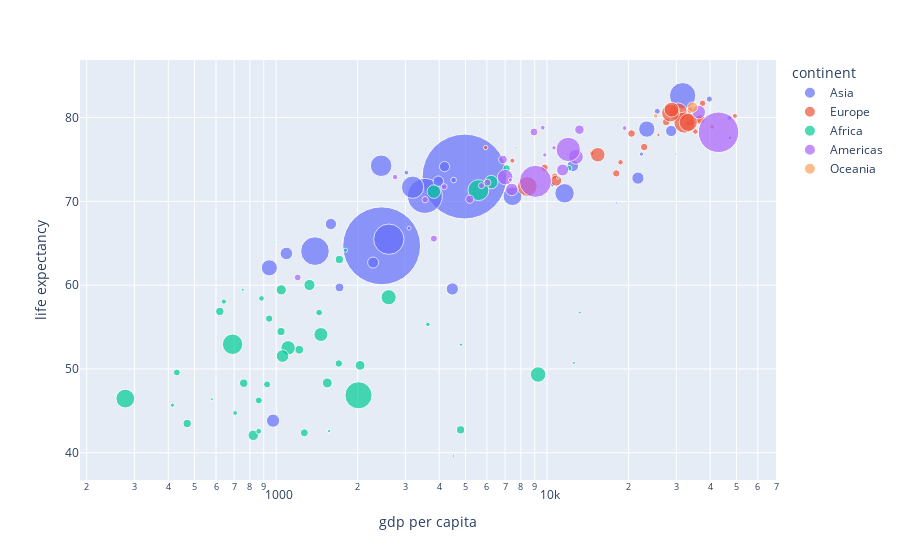

Notebook code cell kept with this figure:
### Code cell
fig

### Figure 1 — Plotly figure (JSON) as saved in the notebook; plotly's stock layout.template omitted (floating-point values rounded to 4 significant figures)
{"data": [{"hovertemplate": "<b>%{hovertext}</b><br><br>continent=Asia<br>gdp per capita=%{x}<br>life expectancy=%{y}<br>population=%{marker.size}<extra></extra>", "hovertext": ["Afghanistan", "Bahrain", "Bangladesh", "Cambodia", "China", "Hong Kong, China", "India", "Indonesia", "Iran", "Iraq", "Israel", "Japan", "Jordan", "Korea, Dem. Rep.", "Korea, Rep.", "Kuwait", "Lebanon", "Malaysia", "Mongolia", "Myanmar", "Nepal", "Oman", "Pakistan", "Philippines", "Saudi Arabia", "Singapore", "Sri Lanka", "Syria", "Taiwan", "Thailand", "Vietnam", "West Bank and Gaza", "Yemen, Rep."], "legendgroup": "Asia", "marker": {"color": "#636efa", "size": [31889923, 708573, 150448339, 14131858, 1318683096, 6980412, 1110396331, 223547000, 69453570, 27499638, 6426679, 127467972, 6053193, 23301725, 49044790, 2505559, 3921278, 24821286, 2874127, 47761980, 28901790, 3204897, 169270617, 91077287, 27601038, 4553009, 20378239, 19314747, 23174294, 65068149, 85262356, 4018332, 22211743], "sizemode": "area", "sizeref": 366300.0, "symbol": "circle"}, "mode": "markers", "name": "Asia", "orientation": "v", "showlegend": true, "type": "scatter", "x": [974.6, 29800.0, 1391.0, 1714.0, 4959.0, 39720.0, 2452.0, 3541.0, 11610.0, 4471.0, 25520.0, 31660.0, 4519.0, 1593.0, 23350.0, 47310.0, 10460.0, 12450.0, 3096.0, 944, 1091.0, 22320.0, 2606.0, 3190.0, 21650.0, 47140.0, 3970.0, 4185.0, 28720.0, 7458.0, 2442.0, 3025.0, 2281.0], "xaxis": "x", "y": [43.83, 75.64, 64.06, 59.72, 72.96, 82.21, 64.7, 70.65, 70.96, 59.55, 80.75, 82.6, 72.53, 67.3, 78.62, 77.59, 71.99, 74.24, 66.8, 62.07, 63.78, 75.64, 65.48, 71.69, 72.78, 79.97, 72.4, 74.14, 78.4, 70.62, 74.25, 73.42, 62.7], "yaxis": "y"}, {"hovertemplate": "<b>%{hovertext}</b><br><br>continent=Europe<br>gdp per capita=%{x}<br>life expectancy=%{y}<br>population=%{marker.size}<extra></extra>", "hovertext": ["Albania", "Austria", "Belgium", "Bosnia and Herzegovina", "Bulgaria", "Croatia", "Czech Republic", "Denmark", "Finland", "France", "Germany", "Greece", "Hungary", "Iceland", "Ireland", "Italy", "Montenegro", "Netherlands", "Norway", "Poland", "Portugal", "Romania", "Serbia", "Slovak Republic", "Slovenia", "Spain", "Sweden", "Switzerland", "Turkey", "United Kingdom"], "legendgroup": "Europe", "marker": {"color": "#EF553B", "size": [3600523, 8199783, 10392226, 4552198, 7322858, 4493312, 10228744, 5468120, 5238460, 61083916, 82400996, 10706290, 9956108, 301931, 4109086, 58147733, 684736, 16570613, 4627926, 38518241, 10642836, 22276056, 10150265, 5447502, 2009245, 40448191, 9031088, 7554661, 71158647, 60776238], "sizemode": "area", "sizeref": 366300.0, "symbol": "circle"}, "mode": "markers", "name": "Europe", "orientation": "v", "showlegend": true, "type": "scatter", "x": [5937.0, 36130.0, 33690.0, 7446.0, 10680.0, 14620.0, 22830.0, 35280.0, 33210.0, 30470.0, 32170.0, 27540.0, 18010.0, 36180.0, 40680.0, 28570.0, 9254.0, 36800.0, 49360.0, 15390.0, 20510.0, 10810.0, 9787.0, 18680.0, 25770.0, 28820.0, 33860.0, 37510.0, 8458.0, 33200.0], "xaxis": "x", "y": [76.42, 79.83, 79.44, 74.85, 73.0, 75.75, 76.49, 78.33, 79.31, 80.66, 79.41, 79.48, 73.34, 81.76, 78.89, 80.55, 74.54, 79.76, 80.2, 75.56, 78.1, 72.48, 74.0, 74.66, 77.93, 80.94, 80.88, 81.7, 71.78, 79.42], "yaxis": "y"}, {"hovertemplate": "<b>%{hovertext}</b><br><br>continent=Africa<br>gdp per capita=%{x}<br>life expectancy=%{y}<br>population=%{marker.size}<extra></extra>", "hovertext": ["Algeria", "Angola", "Benin", "Botswana", "Burkina Faso", "Burundi", "Cameroon", "Central African Republic", "Chad", "Comoros", "Congo, Dem. Rep.", "Congo, Rep.", "Cote d'Ivoire", "Djibouti", "Egypt", "Equatorial Guinea", "Eritrea", "Ethiopia", "Gabon", "Gambia", "Ghana", "Guinea", "Guinea-Bissau", "Kenya", "Lesotho", "Liberia", "Libya", "Madagascar", "Malawi", "Mali", "Mauritania", "Mauritius", "Morocco", "Mozambique", "Namibia", "Niger", "Nigeria", "Reunion", "Rwanda", "Sao Tome and Principe", "Senegal", "Sierra Leone", "Somalia", "South Africa", "Sudan", "Swaziland", "Tanzania", "Togo", "Tunisia", "Uganda", "Zambia", "Zimbabwe"], "legendgroup": "Africa", "marker": {"color": "#00cc96", "size": [33333216, 12420476, 8078314, 1639131, 14326203, 8390505, 17696293, 4369038, 10238807, 710960, 64606759, 3800610, 18013409, 496374, 80264543, 551201, 4906585, 76511887, 1454867, 1688359, 22873338, 9947814, 1472041, 35610177, 2012649, 3193942, 6036914, 19167654, 13327079, 12031795, 3270065, 1250882, 33757175, 19951656, 2055080, 12894865, 135031164, 798094, 8860588, 199579, 12267493, 6144562, 9118773, 43997828, 42292929, 1133066, 38139640, 5701579, 10276158, 29170398, 11746035, 12311143], "sizemode": "area", "sizeref": 366300.0, "symbol": "circle"}, "mode": "markers", "name": "Africa", "orientation": "v", "showlegend": true, "type": "scatter", "x": [6223.0, 4797.0, 1441.0, 12570.0, 1217.0, 430.1, 2042.0, 706.0, 1704.0, 986.1, 277.6, 3633.0, 1545.0, 2082.0, 5581.0, 12150.0, 641.4, 690.8, 13210.0, 752.7, 1328.0, 942.7, 579.2, 1463.0, 1569.0, 414.5, 12060.0, 1045.0, 759.3, 1043.0, 1803.0, 10960.0, 3820.0, 823.7, 4811.0, 619.7, 2014.0, 7670.0, 863.1, 1598.0, 1712.0, 862.5, 926.1, 9270.0, 2602.0, 4513.0, 1107.0, 883.0, 7093.0, 1056.0, 1271.0, 469.7], "xaxis": "x", "y": [72.3, 42.73, 56.73, 50.73, 52.3, 49.58, 50.43, 44.74, 50.65, 65.15, 46.46, 55.32, 48.33, 54.79, 71.34, 51.58, 58.04, 52.95, 56.73, 59.45, 60.02, 56.01, 46.39, 54.11, 42.59, 45.68, 73.95, 59.44, 48.3, 54.47, 64.16, 72.8, 71.16, 42.08, 52.91, 56.87, 46.86, 76.44, 46.24, 65.53, 63.06, 42.57, 48.16, 49.34, 58.56, 39.61, 52.52, 58.42, 73.92, 51.54, 42.38, 43.49], "yaxis": "y"}, {"hovertemplate": "<b>%{hovertext}</b><br><br>continent=Americas<br>gdp per capita=%{x}<br>life expectancy=%{y}<br>population=%{marker.size}<extra></extra>", "hovertext": ["Argentina", "Bolivia", "Brazil", "Canada", "Chile", "Colombia", "Costa Rica", "Cuba", "Dominican Republic", "Ecuador", "El Salvador", "Guatemala", "Haiti", "Honduras", "Jamaica", "Mexico", "Nicaragua", "Panama", "Paraguay", "Peru", "Puerto Rico", "Trinidad and Tobago", "United States", "Uruguay", "Venezuela"], "legendgroup": "Americas", "marker": {"color": "#ab63fa", "size": [40301927, 9119152, 190010647, 33390141, 16284741, 44227550, 4133884, 11416987, 9319622, 13755680, 6939688, 12572928, 8502814, 7483763, 2780132, 108700891, 5675356, 3242173, 6667147, 28674757, 3942491, 1056608, 301139947, 3447496, 26084662], "sizemode": "area", "sizeref": 366300.0, "symbol": "circle"}, "mode": "markers", "name": "Americas", "orientation": "v", "showlegend": true, "type": "scatter", "x": [12780.0, 3822.0, 9066.0, 36320.0, 13170.0, 7007.0, 9645.0, 8948.0, 6025.0, 6873.0, 5728.0, 5186.0, 1202.0, 3548.0, 7321.0, 11980.0, 2749.0, 9809.0, 4173.0, 7409.0, 19330.0, 18010.0, 42950.0, 10610.0, 11420.0], "xaxis": "x", "y": [75.32, 65.55, 72.39, 80.65, 78.55, 72.89, 78.78, 78.27, 72.23, 74.99, 71.88, 70.26, 60.92, 70.2, 72.57, 76.19, 72.9, 75.54, 71.75, 71.42, 78.75, 69.82, 78.24, 76.38, 73.75], "yaxis": "y"}, {"hovertemplate": "<b>%{hovertext}</b><br><br>continent=Oceania<br>gdp per capita=%{x}<br>life expectancy=%{y}<br>population=%{marker.size}<extra></extra>", "hovertext": ["Australia", "New Zealand"], "legendgroup": "Oceania", "marker": {"color": "#FFA15A", "size": [20434176, 4115771], "sizemode": "area", "sizeref": 366300.0, "symbol": "circle"}, "mode": "markers", "name": "Oceania", "orientation": "v", "showlegend": true, "type": "scatter", "x": [34440.0, 25190.0], "xaxis": "x", "y": [81.23, 80.2], "yaxis": "y"}], "layout": {"legend": {"itemsizing": "constant", "title": {"text": "continent"}, "tracegroupgap": 0}, "margin": {"t": 60}, "xaxis": {"anchor": "y", "domain": [0, 1], "title": {"text": "gdp per capita"}, "type": "log"}, "yaxis": {"anchor": "x", "domain": [0, 1], "title": {"text": "life expectancy"}}}}
